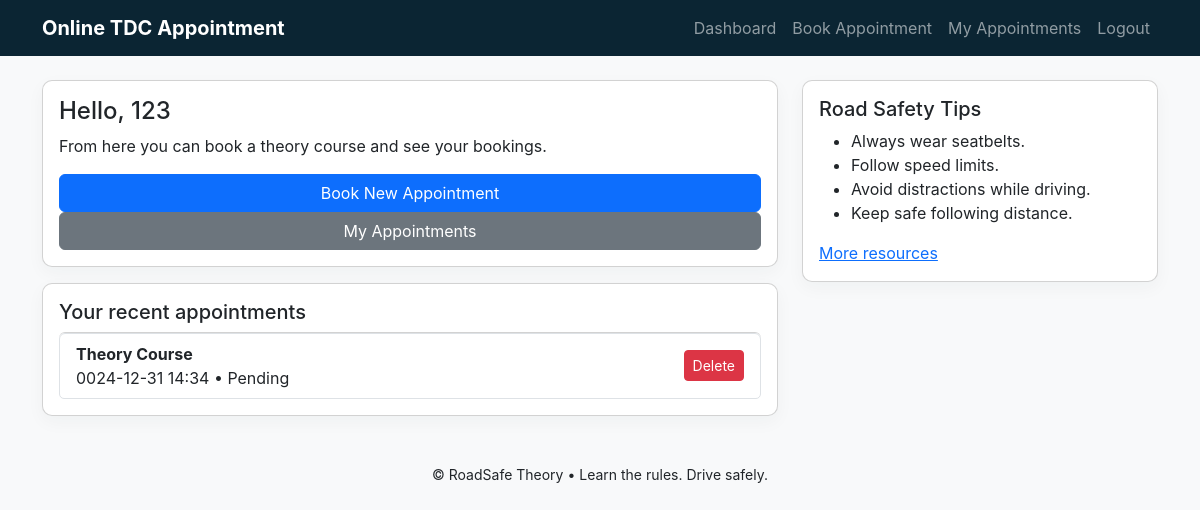
Page /dashboard (signed in) on the committed database.
### app.py (models this page shows, shortened)
class User(db.Model):
    id = db.Column(db.Integer, primary_key=True)
    username = db.Column(db.String(150), unique=True, nullable=False)
    password_hash = db.Column(db.String(256), nullable=False)
    full_name = db.Column(db.String(200))
    email = db.Column(db.String(200))
    is_admin = db.Column(db.Boolean, default=False)
    admin_token = db.Column(db.String(100))
    appointments = db.relationship('Appointment', backref='user', lazy=True)

class Appointment(db.Model):
    id = db.Column(db.Integer, primary_key=True)
    user_id = db.Column(db.Integer, db.ForeignKey('user.id'), nullable=False)
    full_name = db.Column(db.String(200), nullable=False)
    email = db.Column(db.String(200), nullable=False)
    contact_number = db.Column(db.String(50), nullable=False)
    preferred_date = db.Column(db.String(50), nullable=False)
    preferred_time = db.Column(db.String(50), nullable=False)
    remarks = db.Column(db.Text)
    payment_status = db.Column(db.String(50), default='Unpaid')
    status = db.Column(db.String(50), default='Pending')
    created_at = db.Column(db.DateTime, default=datetime.utcnow)

### app.py (the view)
@app.route('/dashboard')
@login_required
def dashboard():
    user = User.query.get(session['user_id'])
    appointments = Appointment.query.filter_by(
        user_id=user.id).order_by(Appointment.created_at.desc()).all()
    return render_template('dashboard.html', user=user, appointments=appointments)

### app.py (called while the page is built)
def login_required(view):
    @wraps(view)
    def wrapped(*args, **kwargs):
        if 'user_id' not in session:
            flash("Please log in first.", "error")
            return redirect(url_for('login'))
        return view(*args, **kwargs)
    return wrapped

### templates/dashboard.html (shortened to what this page needs)
{% extends "base.html" %}
{% block content %}
<div class="row">
  <div class="col-md-8">
    <div class="card p-3">
      <h4>Hello, {{ user.full_name or user.username }}</h4>
      <p>From here you can book a theory course and see your bookings.</p>
      <a class="btn btn-primary" href="{{ url_for('new_appointment') }}">Book New Appointment</a>
      <a class="btn btn-secondary" href="{{ url_for('appointments') }}">My Appointments</a>
    </div>
    <div class="card mt-3 p-3">
      <h5>Your recent appointments</h5>
      {% if appointments %}
        <ul class="list-group">
        {% for appt in appointments %}
          <li class="list-group-item d-flex justify-content-between align-items-center">
            <div>
              <strong>{{ appt.course_type if appt.course_type else 'Theory Course' }}</strong><br>
              {{ appt.preferred_date }} {{ appt.preferred_time }} • {{ appt.status }}
            </div>
            <form action="{{ url_for('delete_appointment', appt_id=appt.id) }}" method="post" onsubmit="return confirm('Delete appointment?');">
              <button class="btn btn-sm btn-danger">Delete</button>
            </form>
          </li>
        {% endfor %}
        </ul>
      {% else %}
        <p>No appointments yet.</p>
      {% endif %}
    </div>
  </div>
  <div class="col-md-4">
    <div class="card p-3">
      <h5>Road Safety Tips</h5>
      <ul>
        <li>Always wear seatbelts.</li>
        <li>Follow speed limits.</li>
        <li>Avoid distractions while driving.</li>
        <li>Keep safe following distance.</li>
      </ul>
      <a href="https://www.who.int/health-topics/road-safety" target="_blank">More resources</a>
    </div>
  </div>
</div>
{% endblock %}

### static/styles.css (style rules this page uses)
body { font-family: Inter, system-ui, -apple-system, 'Segoe UI', Roboto, 'Helvetica Neue', Arial; }
.card { border-radius:10px; box-shadow: 0 6px 18px rgba(10,40,50,0.04); }

### rows in the picture
User: full_name "123"
Appointment: course_type "Theory Course", preferred_date "0024-12-31", preferred_time "14:34", status "Pending"
